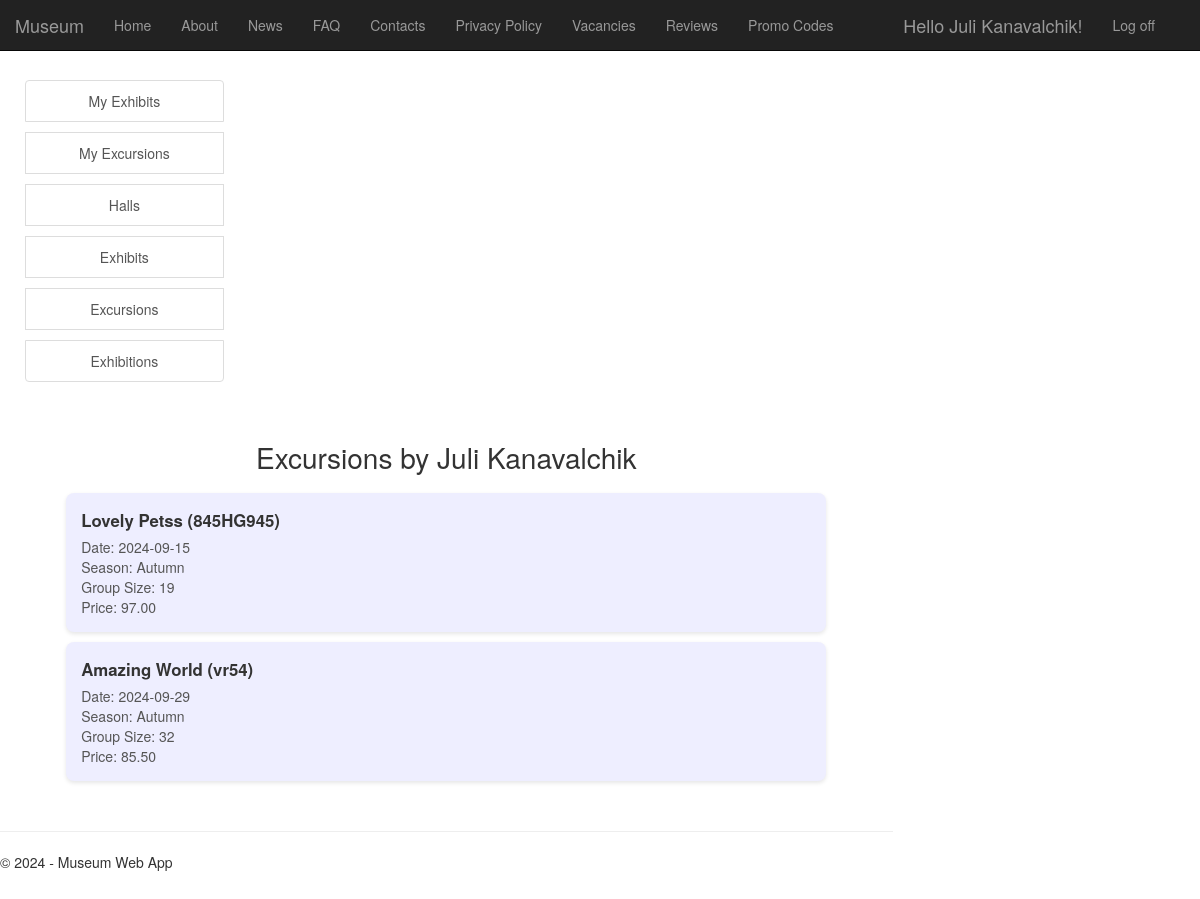
The page /my_excursions/ (signed in) on the database as committed earlier.
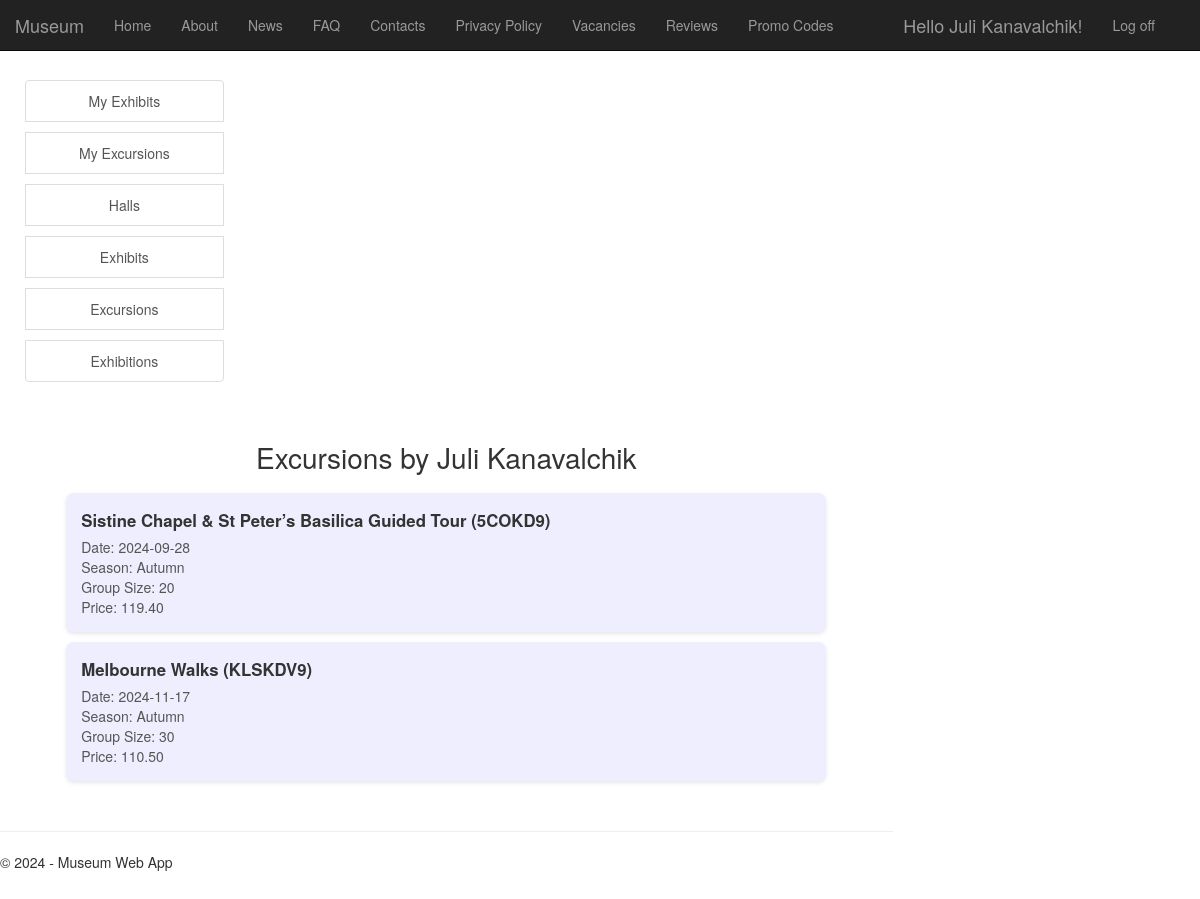
The same page on the database as committed later.
### app/models.py (models this page shows, shortened)
class Employee(models.Model):
    user = models.OneToOneField(User, on_delete=models.CASCADE)
    first_name = models.CharField(max_length=100, default='')
    last_name = models.CharField(max_length=100, default='')
    phone = models.CharField(max_length=15)
    position = models.ForeignKey(Position, on_delete=models.CASCADE)
    hall = models.ForeignKey(Hall, on_delete=models.CASCADE, null=True, blank=True)
    photo = models.ImageField(upload_to='contact/', blank=True, null=True)
    email = models.EmailField(null=True, blank=True)

class Excursion(models.Model):
    code = models.CharField(max_length=10, unique=True)
    name = models.CharField(max_length=200)
    date = models.DateField()
    season = models.CharField(max_length=10, choices=[('summer', 'Summer'), ('autumn', 'Autumn'), ('winter', 'Winter'), ('spring', 'Spring')])
    group_size = models.IntegerField()
    guide = models.ForeignKey(Employee, on_delete=models.SET_NULL, null=True, blank=True)
    price = models.DecimalField(max_digits=10, decimal_places=2)

### app/views.py (the view)
# urls.py: re_path(r'^my_excursions/$', views.my_excursions, name='my_excursions'),
def my_excursions(request):
    if request.user.is_authenticated:
        try:
           employee = Employee.objects.get(user=request.user)
           is_employee = True
        except Employee.DoesNotExist:
           employee = None
           is_employee = False
    else:
        is_employee = False
    user = request.user
    employee = Employee.objects.get(user=user)
    excursions = Excursion.objects.filter(guide=employee)
    return render(
        request,
        'app/my_excursions.html',
        {
            'title': 'My Excursions',
            'excursions': excursions,
            'is_employee' : is_employee,
            'guide' : employee,
            'year': datetime.now().year,
        }
    )

### app/templates/app/my_excursions.html
{% extends "app/layout.html" %}
{% block content %}
<div class="container" style="max-width: 800px; margin: 0 auto; padding: 20px;">
    <h1 style="text-align: center; font-size: 2em; margin-bottom: 20px;">Excursions by {{ guide.first_name }} {{ guide.last_name }}</h1>
    {% if excursions %}
    <ul style="list-style: none; padding: 0;">
        {% for excursion in excursions %}
        <li style="background-color: #eef; margin-bottom: 10px; padding: 15px; border-radius: 8px; box-shadow: 0 2px 4px rgba(0, 0, 0, 0.1);">
            <div style="font-size: 1.2em; font-weight: bold; margin-bottom: 5px;">
                {{ excursion.name }} ({{ excursion.code }})
            </div>
            <div style="font-size: 1em; color: #555;">Date: {{ excursion.date|date:"Y-m-d" }}</div>
            <div style="font-size: 1em; color: #555;">Season: {{ excursion.get_season_display }}</div>
            <div style="font-size: 1em; color: #555;">Group Size: {{ excursion.group_size }}</div>
            <div style="font-size: 1em; color: #555;">Price: {{ excursion.price }}</div>
        </li>
        {% endfor %}
    </ul>
    {% else %}
    <p style="margin-top: 20px; font-size: 1.2em; color: #d9534f;">No excursions found for this guide or you are not a guide.</p>
    {% endif %}
</div>
{% endblock %}

### app/templates/app/layout.html (shortened to what this page needs)
<!DOCTYPE html>
<html>
<head>
    {% load static %}
    <link rel="stylesheet" type="text/css" href="{% static 'app/content/bootstrap.min.css' %}" />
    <link rel="stylesheet" type="text/css" href="{% static 'app/content/site.css' %}" />
</head>
<body>
    <div class="navbar navbar-inverse navbar-fixed-top">
        <div class="container">
            <div class="navbar-header">
                <a href="/" class="navbar-brand navbar-left">Museum</a>
            </div>
            <div class="navbar-collapse collapse">
                <ul class="nav navbar-nav">
                    <li><a href="{% url 'home' %}">Home</a></li>
                    <li><a href="{% url 'about' %}">About</a></li>
                    <li><a href="{% url 'news' %}">News</a></li>
                    <li><a href="{% url 'faq' %}">FAQ</a></li>
                    <li><a href="{% url 'contact' %}">Contacts</a></li>
                    <li><a href="{% url 'privacy_policy' %}">Privacy Policy</a></li>
                    <li><a href="{% url 'vacancies' %}">Vacancies</a></li>
                    <li><a href="{% url 'reviews' %}">Reviews</a></li>
                    <li><a href="{% url 'promo_codes' %}">Promo Codes</a></li>
                </ul>
                {% include 'app/loginpartial.html' %}
            </div>
        </div>
    </div>
    <div class="container-fluid body-content">
        <div class="row">
            <div class="col-md-3 sidebar-menu">
                {% if user.is_authenticated %}
                {% if user.is_superuser %}
                <div class="list-group custom-menu">
                    <a href="{% url 'hall_info' %}" class="list-group-item custom-menu-item">Hall and Exhibit Information</a>
                    <a href="{% url 'newest_exhibits' %}" class="list-group-item custom-menu-item">Newest Exhibits</a>
                    <a href="{% url 'employees_by_floor' %}" class="list-group-item custom-menu-item">Employees by Floor</a>
                    <a href="{% url 'excursions_by_season' %}" class="list-group-item custom-menu-item">Excursions by Season</a>
                    <a href="{% url 'exhibits_by_arrival_date' %}" class="list-group-item custom-menu-item">Exhibits by Arrival Date</a>
                    <a href="{% url 'create_excursion' %}" class="list-group-item custom-menu-item">Add Excursion/Exhibition</a>
                    <a href="{% url 'statistics' %}" class="list-group-item custom-menu-item">Sales statistics</a>
                </div>
                {% elif is_employee %}
                <div class="list-group custom-menu">
                    <a href="{% url 'my_exhibits' %}" class="list-group-item custom-menu-item">My Exhibits</a>
                    <a href="{% url 'my_excursions' %}" class="list-group-item custom-menu-item">My Excursions</a>
                    <a href="{% url 'hall_info' %}" class="list-group-item custom-menu-item">Halls</a>
                    <a href="{% url 'all_exhibits' %}" class="list-group-item custom-menu-item">Exhibits</a>
                    <a href="{% url 'all_excursions' %}" class="list-group-item custom-menu-item">Excursions</a>
                    <a href="{% url 'all_exhibitions' %}" class="list-group-item custom-menu-item">Exhibitions</a>
                </div>
                {% endif %}
                {% endif %}
            </div>
            <div class="col-md-9">
                {% block content %}{% endblock %}
                <hr />
                <footer>
                    <p>&copy; {{ year }} - Museum Web App</p>
                </footer>
            </div>
        </div>
    </div>
</body>
</html>

### app/templates/app/loginpartial.html (shortened to what this page needs)
{% if user.is_authenticated %}
<form id="logoutForm" action="/logout/" method="post" class="navbar-right">
    <ul class="nav navbar-nav navbar-right">
        <li><a href="{% url 'profile' user.id %}" class="navbar-brand">Hello {{ user.username }}!</a></li>
        <li><a href="javascript:document.getElementById('logoutForm').submit()">Log off</a></li>
    </ul>
</form>
{% else %}
<ul class="nav navbar-nav navbar-right">
    <li><a href="{% url 'login' %}">Log in</a></li>
</ul>
{% endif %}

### app/static/app/content/site.css (style rules this page uses)
body { padding-top: 50px; padding-bottom: 20px; }
.body-content { padding-left: 10px; padding-right: 10px; }
.navbar-brand { padding-left: 0; margin-left: 0; }
.navbar-header { padding-left: 0; margin-left: 0; }
.navbar-right { white-space: nowrap; }
.sidebar-menu { padding-left: 20px; padding-top: 30px; max-width: 300px; margin-left: 20px; }
.custom-menu { width: 75%; }
.custom-menu-item { width: 100%; text-align: center; margin-bottom: 10px; }
.container-fluid.body-content { padding-left: 0; padding-right: 0; }

Rows that differ between the two databases and show on the page:
removed Excursion: name "Lovely Petss", code "845HG945", date "2024-09-15", season "Autumn", group_size "19", price "97.00"
removed Excursion: name "Amazing World", code "vr54", date "2024-09-29", season "Autumn", group_size "32", price "85.50"
added Excursion: name "Sistine Chapel & St Peter’s Basilica Guided Tour", code "5COKD9", date "2024-09-28", season "Autumn", group_size "20", price "119.40"
added Excursion: name "Melbourne Walks", code "KLSKDV9", date "2024-11-17", season "Autumn", group_size "30", price "110.50"
